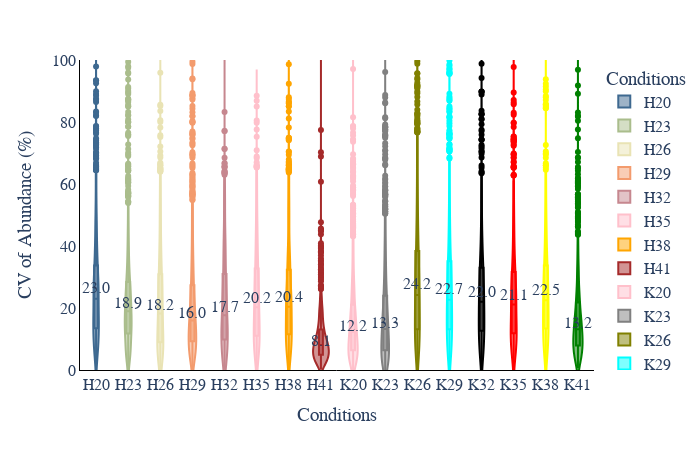

The notebook cell saved with this chart:
### Code cell
# CV violin plot
plot_options={    
        "median label": "True", #only works for total and MS2, can be found in CV_summary if you set WRITE_OUTPUT = True
        "box": "True",
        "X Title": "Conditions",
        "Y Title": "CV of Abundance (%)",
        "color": ["#3E6990", "#AABD8C", "#E9E3B4", "#F39B6D", "#C6878F", "pink",
                  "orange", "brown", "pink", "gray", "olive", "cyan", "black","red",
                  "yellow","green","blue","indigo","violet"],
        "width": 700,
        "height": 450,
        "font": dict(size=16, family="Arial black"),
        "ylimits": [0, 100],
        "CV mode": "total",#grouped, total, MS2, grouped_stacked, stacked
        "Group By X": "Conditions", #ID_Mode does MS2 vs MBR
        "Group By Color": "Resolution",#ID_Mode does MS2 vs MBR
        "Group By Stack": "ID_Mode" #ID_Mode does MS2 vs MBR
    }
plot_options["plot_type"] = 1 # 1 is protein, 2 is peptide
figure, _, _ =CV_plots(data_obj, plot_options, saved_settings)
figure.show()

### Figure 1 — Plotly figure (JSON) as saved in the notebook; plotly's stock layout.template omitted (floating-point values rounded to 4 significant figures; data arrays with more than 128 entries replaced by an {"elided": "..."} marker saying what was removed)
{"data": [{"alignmentgroup": "True", "box": {"visible": true}, "hovertemplate": "Conditions=%{x}<br>CV=%{y}<extra></extra>", "legendgroup": "H20", "marker": {"color": "#3E6990"}, "name": "H20", "offsetgroup": "H20", "orientation": "v", "scalegroup": "True", "showlegend": true, "type": "violin", "x": {"elided": "1046 str values"}, "x0": " ", "xaxis": "x", "y": {"elided": "1046 float values"}, "y0": " ", "yaxis": "y"}, {"alignmentgroup": "True", "box": {"visible": true}, "hovertemplate": "Conditions=%{x}<br>CV=%{y}<extra></extra>", "legendgroup": "H23", "marker": {"color": "#AABD8C"}, "name": "H23", "offsetgroup": "H23", "orientation": "v", "scalegroup": "True", "showlegend": true, "type": "violin", "x": {"elided": "1347 str values"}, "x0": " ", "xaxis": "x", "y": {"elided": "1347 float values"}, "y0": " ", "yaxis": "y"}, {"alignmentgroup": "True", "box": {"visible": true}, "hovertemplate": "Conditions=%{x}<br>CV=%{y}<extra></extra>", "legendgroup": "H26", "marker": {"color": "#E9E3B4"}, "name": "H26", "offsetgroup": "H26", "orientation": "v", "scalegroup": "True", "showlegend": true, "type": "violin", "x": {"elided": "1145 str values"}, "x0": " ", "xaxis": "x", "y": {"elided": "1145 float values"}, "y0": " ", "yaxis": "y"}, {"alignmentgroup": "True", "box": {"visible": true}, "hovertemplate": "Conditions=%{x}<br>CV=%{y}<extra></extra>", "legendgroup": "H29", "marker": {"color": "#F39B6D"}, "name": "H29", "offsetgroup": "H29", "orientation": "v", "scalegroup": "True", "showlegend": true, "type": "violin", "x": {"elided": "1155 str values"}, "x0": " ", "xaxis": "x", "y": {"elided": "1155 float values"}, "y0": " ", "yaxis": "y"}, {"alignmentgroup": "True", "box": {"visible": true}, "hovertemplate": "Conditions=%{x}<br>CV=%{y}<extra></extra>", "legendgroup": "H32", "marker": {"color": "#C6878F"}, "name": "H32", "offsetgroup": "H32", "orientation": "v", "scalegroup": "True", "showlegend": true, "type": "violin", "x": {"elided": "1072 str values"}, "x0": " ", "xaxis": "x", "y": {"elided": "1072 float values"}, "y0": " ", "yaxis": "y"}, {"alignmentgroup": "True", "box": {"visible": true}, "hovertemplate": "Conditions=%{x}<br>CV=%{y}<extra></extra>", "legendgroup": "H35", "marker": {"color": "pink"}, "name": "H35", "offsetgroup": "H35", "orientation": "v", "scalegroup": "True", "showlegend": true, "type": "violin", "x": {"elided": "1068 str values"}, "x0": " ", "xaxis": "x", "y": {"elided": "1068 float values"}, "y0": " ", "yaxis": "y"}, {"alignmentgroup": "True", "box": {"visible": true}, "hovertemplate": "Conditions=%{x}<br>CV=%{y}<extra></extra>", "legendgroup": "H38", "marker": {"color": "orange"}, "name": "H38", "offsetgroup": "H38", "orientation": "v", "scalegroup": "True", "showlegend": true, "type": "violin", "x": {"elided": "870 str values"}, "x0": " ", "xaxis": "x", "y": {"elided": "870 float values"}, "y0": " ", "yaxis": "y"}, {"alignmentgroup": "True", "box": {"visible": true}, "hovertemplate": "Conditions=%{x}<br>CV=%{y}<extra></extra>", "legendgroup": "H41", "marker": {"color": "brown"}, "name": "H41", "offsetgroup": "H41", "orientation": "v", "scalegroup": "True", "showlegend": true, "type": "violin", "x": {"elided": "727 str values"}, "x0": " ", "xaxis": "x", "y": {"elided": "727 float values"}, "y0": " ", "yaxis": "y"}, {"alignmentgroup": "True", "box": {"visible": true}, "hovertemplate": "Conditions=%{x}<br>CV=%{y}<extra></extra>", "legendgroup": "K20", "marker": {"color": "pink"}, "name": "K20", "offsetgroup": "K20", "orientation": "v", "scalegroup": "True", "showlegend": true, "type": "violin", "x": {"elided": "1391 str values"}, "x0": " ", "xaxis": "x", "y": {"elided": "1391 float values"}, "y0": " ", "yaxis": "y"}, {"alignmentgroup": "True", "box": {"visible": true}, "hovertemplate": "Conditions=%{x}<br>CV=%{y}<extra></extra>", "legendgroup": "K23", "marker": {"color": "gray"}, "name": "K23", "offsetgroup": "K23", "orientation": "v", "scalegroup": "True", "showlegend": true, "type": "violin", "x": {"elided": "1220 str values"}, "x0": " ", "xaxis": "x", "y": {"elided": "1220 float values"}, "y0": " ", "yaxis": "y"}, {"alignmentgroup": "True", "box": {"visible": true}, "hovertemplate": "Conditions=%{x}<br>CV=%{y}<extra></extra>", "legendgroup": "K26", "marker": {"color": "olive"}, "name": "K26", "offsetgroup": "K26", "orientation": "v", "scalegroup": "True", "showlegend": true, "type": "violin", "x": {"elided": "1031 str values"}, "x0": " ", "xaxis": "x", "y": {"elided": "1031 float values"}, "y0": " ", "yaxis": "y"}, {"alignmentgroup": "True", "box": {"visible": true}, "hovertemplate": "Conditions=%{x}<br>CV=%{y}<extra></extra>", "legendgroup": "K29", "marker": {"color": "cyan"}, "name": "K29", "offsetgroup": "K29", "orientation": "v", "scalegroup": "True", "showlegend": true, "type": "violin", "x": {"elided": "1022 str values"}, "x0": " ", "xaxis": "x", "y": {"elided": "1022 float values"}, "y0": " ", "yaxis": "y"}, {"alignmentgroup": "True", "box": {"visible": true}, "hovertemplate": "Conditions=%{x}<br>CV=%{y}<extra></extra>", "legendgroup": "K32", "marker": {"color": "black"}, "name": "K32", "offsetgroup": "K32", "orientation": "v", "scalegroup": "True", "showlegend": true, "type": "violin", "x": {"elided": "801 str values"}, "x0": " ", "xaxis": "x", "y": {"elided": "801 float values"}, "y0": " ", "yaxis": "y"}, {"alignmentgroup": "True", "box": {"visible": true}, "hovertemplate": "Conditions=%{x}<br>CV=%{y}<extra></extra>", "legendgroup": "K35", "marker": {"color": "red"}, "name": "K35", "offsetgroup": "K35", "orientation": "v", "scalegroup": "True", "showlegend": true, "type": "violin", "x": {"elided": "771 str values"}, "x0": " ", "xaxis": "x", "y": {"elided": "771 float values"}, "y0": " ", "yaxis": "y"}, {"alignmentgroup": "True", "box": {"visible": true}, "hovertemplate": "Conditions=%{x}<br>CV=%{y}<extra></extra>", "legendgroup": "K38", "marker": {"color": "yellow"}, "name": "K38", "offsetgroup": "K38", "orientation": "v", "scalegroup": "True", "showlegend": true, "type": "violin", "x": {"elided": "877 str values"}, "x0": " ", "xaxis": "x", "y": {"elided": "877 float values"}, "y0": " ", "yaxis": "y"}, {"alignmentgroup": "True", "box": {"visible": true}, "hovertemplate": "Conditions=%{x}<br>CV=%{y}<extra></extra>", "legendgroup": "K41", "marker": {"color": "green"}, "name": "K41", "offsetgroup": "K41", "orientation": "v", "scalegroup": "True", "showlegend": true, "type": "violin", "x": {"elided": "936 str values"}, "x0": " ", "xaxis": "x", "y": {"elided": "936 float values"}, "y0": " ", "yaxis": "y"}], "layout": {"annotations": [{"showarrow": false, "text": "23.0", "x": "H20", "y": 26.47}, {"showarrow": false, "text": "18.9", "x": "H23", "y": 21.75}, {"showarrow": false, "text": "18.2", "x": "H26", "y": 20.97}, {"showarrow": false, "text": "16.0", "x": "H29", "y": 18.4}, {"showarrow": false, "text": "17.7", "x": "H32", "y": 20.32}, {"showarrow": false, "text": "20.2", "x": "H35", "y": 23.26}, {"showarrow": false, "text": "20.4", "x": "H38", "y": 23.5}, {"showarrow": false, "text": "8.1", "x": "H41", "y": 9.319}, {"showarrow": false, "text": "12.2", "x": "K20", "y": 14.06}, {"showarrow": false, "text": "13.3", "x": "K23", "y": 15.25}, {"showarrow": false, "text": "24.2", "x": "K26", "y": 27.82}, {"showarrow": false, "text": "22.7", "x": "K29", "y": 26.08}, {"showarrow": false, "text": "22.0", "x": "K32", "y": 25.29}, {"showarrow": false, "text": "21.1", "x": "K35", "y": 24.32}, {"showarrow": false, "text": "22.5", "x": "K38", "y": 25.9}, {"showarrow": false, "text": "13.2", "x": "K41", "y": 15.14}], "font": {"family": "Arial black", "size": 16}, "height": 450, "legend": {"title": {"text": "Conditions"}, "tracegroupgap": 0}, "margin": {"t": 60}, "paper_bgcolor": "white", "plot_bgcolor": "white", "showlegend": true, "violinmode": "overlay", "width": 700, "xaxis": {"anchor": "y", "categoryarray": ["H20", "H23", "H26", "H29", "H32", "H35", "H38", "H41", "K20", "K23", "K26", "K29", "K32", "K35", "K38", "K41"], "categoryorder": "array", "domain": [0, 1], "linecolor": "black", "linewidth": 1, "showline": true, "title": {"text": "Conditions"}}, "yaxis": {"anchor": "x", "domain": [0, 1], "linecolor": "black", "linewidth": 1, "range": [0, 100], "showline": true, "title": {"text": "CV of Abundance (%)"}}}}
